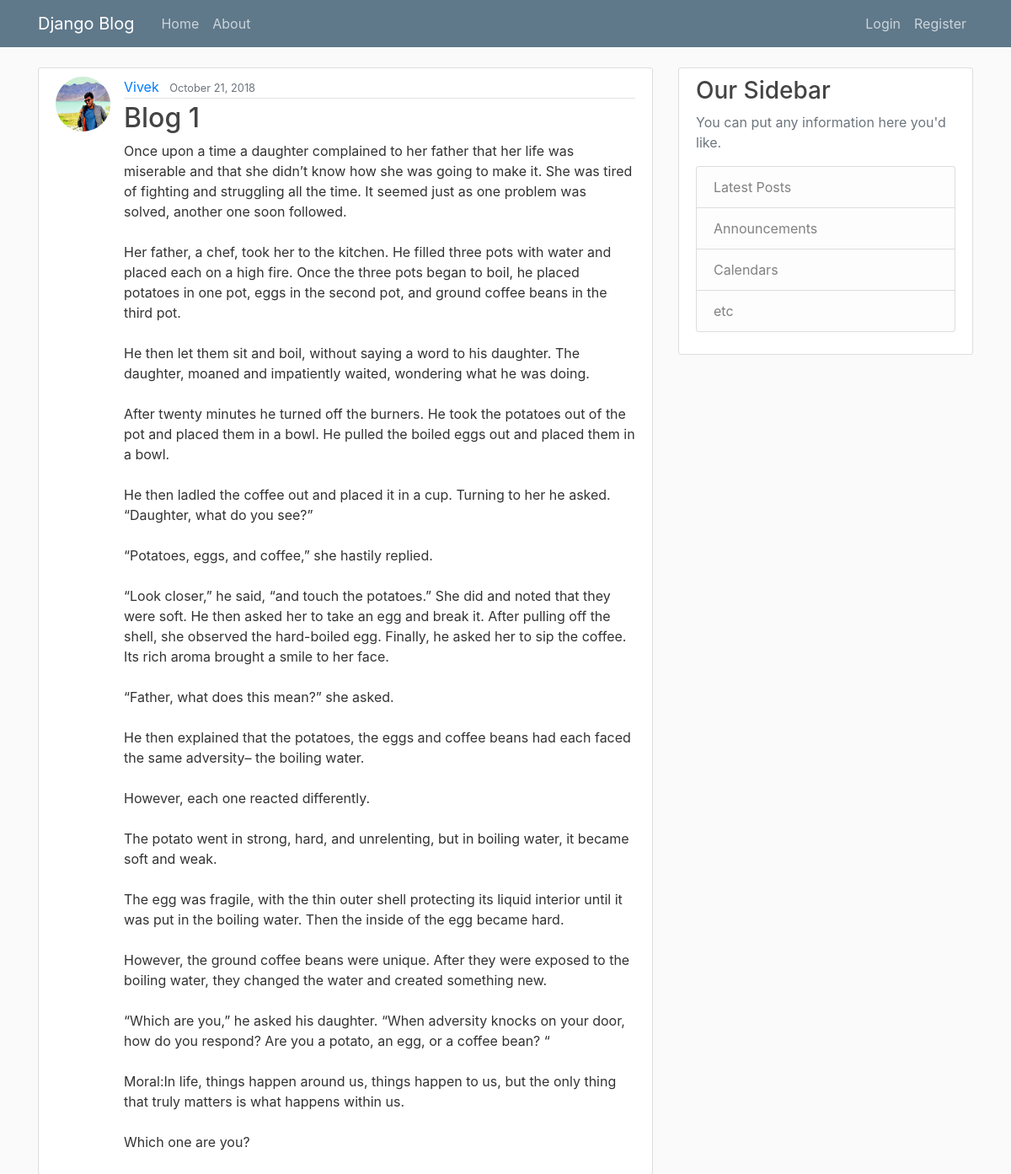
The app's page /post/1/ with its own data.
### blogapp/models.py (models this page shows, shortened)
class Post(models.Model):
    title = models.CharField(max_length=100)
    content = models.TextField()
    date_posted = models.DateTimeField(default=timezone.now)
    author = models.ForeignKey(User, on_delete=models.CASCADE)

### users/models.py (models this page shows, shortened)
class Profile(models.Model):
    user = models.OneToOneField(User, on_delete=models.CASCADE)
    image = models.ImageField(default='default.jpg', upload_to='profile_pics')

### blogapp/views.py (the view)
# urls.py: path('post/<int:pk>/', PostDetailView.as_view(), name='post-detail'),
class PostDetailView(DetailView):
    model = Post

### blogapp/templates/blogapp/post_detail.html (shortened to what this page needs)
{% extends "blogapp/base.html" %}
{% block body_block %}
      <article class="media content-section">
      <img class="rounded-circle article-img" src="{{ object.author.profile.image.url }}">
      <div class="media-body">
      <div class="article-metadata">
        <a class="mr-2" href="{% url 'user-posts' object.author.username%}">{{ object.author }}</a>
        <small class="text-muted">{{ object.date_posted|date:"F d, Y" }}</small>
      </div>
      <h2 class="article-title">{{ object.title }}</h2>
      <p class="article-content">{{ object.content }}</p>
      </div>
    </article>
{% endblock body_block %}

### blogapp/static/blogapp/main.css (style rules this page uses)
body { background: #fafafa; color: #333333; margin-top: 5rem; }
h1, h2, h3, h4, h5, h6 { color: #444444; }
.content-section { background: #ffffff; padding: 10px 20px; border: 1px solid #dddddd; border-radius: 3px; margin-bottom: 20px; }
.article-title { color: #444444; }
.article-content { white-space: pre-line; }
.article-img { height: 65px; width: 65px; margin-right: 16px; }
.article-metadata { padding-bottom: 1px; margin-bottom: 4px; border-bottom: 1px solid #e3e3e3 }

### records on screen
Post: author.profile.image (picture), author "Vivek", date_posted "October 21, 2018", title "Blog 1", content "Once upon a time a daughter complained to her father that her life was miserable and that she didn’t know how she was going to make it. She was tired of fighting and struggling all the time. It seemed just as one problem was solved, another one soon followed. Her father, a chef, took her to the kitchen. He filled three pots with water and placed each on a high fire. Once the three pots began to boil, he placed potatoes in one pot, eggs in the second pot, and ground coffee beans in the third pot. He then let them sit and boil, without saying a word to his daughter. The daughter, moaned and impatiently waited, wondering what he was doing. After twenty minutes he turned off the burners. He…"
